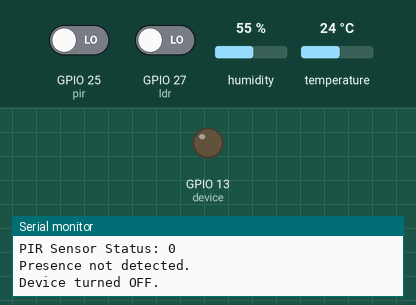
This sketch was run on a simulated ESP32. Parts: output pins drawn as LEDs (lit = HIGH), the last lines printed to the serial monitor. The inputs (shaded band) are chosen by the test bench; at power-on: GPIO 25 (pir) LOW, GPIO 27 (ldr) LOW, humidity 55 %, temperature 24 °C.

Above: at 18.0 s.
18.1 s: GPIO 25 (pir) driven HIGH
33.1 s: GPIO 27 (ldr) driven HIGH
At 41.2 s:
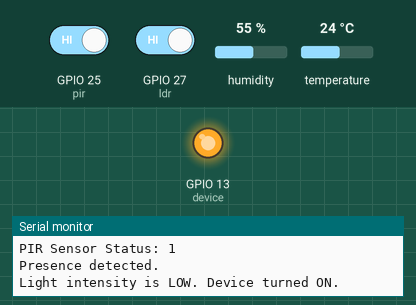
48.1 s: GPIO 25 (pir) driven LOW
At 50.8 s:
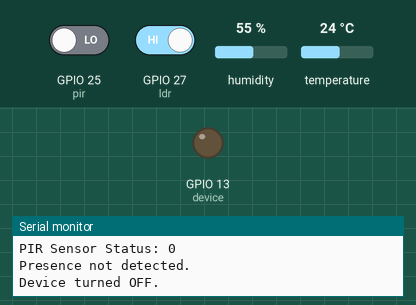
Timing chart, 0 to 52.3 s (numbered marks = the images above; inputs shaded):
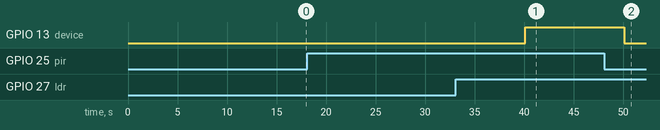

The sketch:

16-10-2022_AllSensor.ino
```cpp
#include <DHT.h>
#define DHTTYPE DHT11
#define pir 25
#define DHTPIN 26
#define ldr 27
#define ir 33  //tsop and ir emitter together.
#define device 13
DHT dht(DHTPIN, DHTTYPE);
float temperature, humidity;
byte ldrStatus, pirStatus;
unsigned long long startTime = 0, sTime = 0;
unsigned long long interval = 10000;
void setup() {
  Serial.begin(115200);
  pinMode(ldr, INPUT);
  pinMode(pir, INPUT);
  pinMode(device, OUTPUT);
  dht.begin();
}
void temperatureAndHumiditySensor() {
  temperature = dht.readTemperature();
  humidity = dht.readHumidity();
  Serial.print("Humidity: ");
  Serial.print(humidity);
  Serial.print("%  && Temperature: ");
  Serial.print(temperature);
  Serial.print("°C ");
  Serial.print("\n");
}
void ldrSensor() {
  ldrStatus = digitalRead(ldr);
  Serial.print("Intensity: ");
  Serial.print(ldrStatus);
  Serial.print("\n");
}
void pirSensor() {
  pirStatus = digitalRead(pir);
  Serial.print("PIR Sensor Status: ");
  Serial.print(pirStatus);
  Serial.print("\n");
}
void deviceControl() {
  ldrSensor();
  pirSensor();
  if (pirStatus == 1) {
    Serial.println("Presence detected.");
    if (ldrStatus == 1) {
      digitalWrite(device, HIGH);
     if (digitalRead(device) == HIGH) {
        Serial.println("Light intensity is LOW. Device turned ON.");
      }
    } else {
      Serial.println("Light intensity is HIGH. Device didn't turned ON.");
    }
  } else {
    digitalWrite(device, LOW);
    Serial.println("Presence not detected.");
    if (digitalRead(device) == LOW) {
      Serial.println("Device turned OFF.");
    }
  }
}
void loop() {
  if (millis() - startTime >= interval) {
    temperatureAndHumiditySensor();
    startTime = millis();
  }
  if (millis() - sTime >= interval) {
    deviceControl();
    sTime = millis();
    Serial.print("\n");
    Serial.print("\n");
    Serial.print("\n");
  }
}
```

Measured:
- after the input at 33.1 s, GPIO 13 (device): LOW → HIGH after 7.0 s
- after the input at 48.1 s, GPIO 13 (device): HIGH → LOW after 2.0 s
